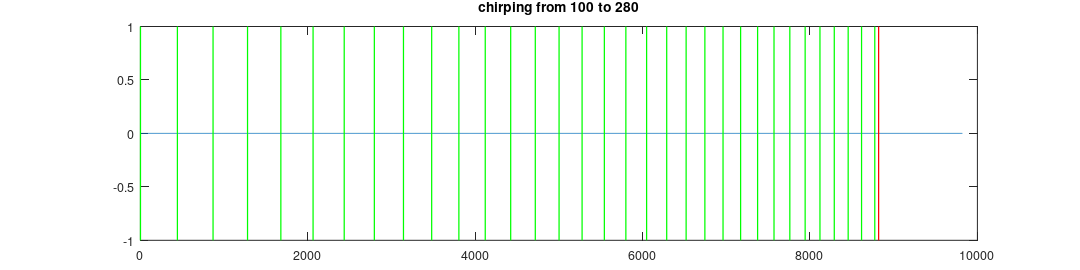

This figure's MATLAB source:
% Copyright (c) 2014-2015, Vlad Mesco
% All rights reserved.
% 
% Redistribution and use in source and binary forms, with or without modification, are permitted provided that the following conditions are met:
% 
% 1. Redistributions of source code must retain the above copyright notice, this list of conditions and the following disclaimer.
% 
% 2. Redistributions in binary form must reproduce the above copyright notice, this list of conditions and the following disclaimer in the documentation and/or other materials provided with the distribution.
% 
% THIS SOFTWARE IS PROVIDED BY THE COPYRIGHT HOLDERS AND CONTRIBUTORS "AS IS" AND ANY EXPRESS OR IMPLIED WARRANTIES, INCLUDING, BUT NOT LIMITED TO, THE IMPLIED WARRANTIES OF MERCHANTABILITY AND FITNESS FOR A PARTICULAR PURPOSE ARE DISCLAIMED. IN NO EVENT SHALL THE COPYRIGHT HOLDER OR CONTRIBUTORS BE LIABLE FOR ANY DIRECT, INDIRECT, INCIDENTAL, SPECIAL, EXEMPLARY, OR CONSEQUENTIAL DAMAGES (INCLUDING, BUT NOT LIMITED TO, PROCUREMENT OF SUBSTITUTE GOODS OR SERVICES; LOSS OF USE, DATA, OR PROFITS; OR BUSINESS INTERRUPTION) HOWEVER CAUSED AND ON ANY THEORY OF LIABILITY, WHETHER IN CONTRACT, STRICT LIABILITY, OR TORT (INCLUDING NEGLIGENCE OR OTHERWISE) ARISING IN ANY WAY OUT OF THE USE OF THIS SOFTWARE, EVEN IF ADVISED OF THE POSSIBILITY OF SUCH DAMAGE.
F = [100, 280];
%F = [440, 466];
%F = [100, 180];
%F = [415, 440];
%F = [1070, 1140];
%F = [2000, 2800];
%F = [170, 1064];
f0 = F(1);
fN = F(2);
sampleRate = 44100;
gl_t = 0.2;
gl_Ns = cast(sampleRate * 0.2, 'int32');
A = zeros(1, gl_Ns + 1000);
T0 = cast(sampleRate / f0, 'int32');
TN = cast(sampleRate / fN, 'int32');
NsPerOnePeriod = gl_Ns / abs(T0 - TN + 1);
current_numSamples = 0;
counter = NsPerOnePeriod;
Ts = T0:-1:TN; % would be with a 1 step if they were the other way around
idx = 1;
k = 0;
nextStartAt = 1;
lines = [];
for current_numSamples = 1:gl_Ns
  % time step of the sine function
  lk = mod(k, Ts(idx));
  % the allotted time slot
  if(counter < NsPerOnePeriod)
    counter = counter + 1;
  % out of time; sync to the next period
  elseif(lk == 0)
    % reset the counter
    counter = nextStartAt;
    nextStartAt = 1;
    % put the signal in phase
    k = 0; % !!!
    % compute which is the next worthy wavelength
    % 1.03 is a magic number that (somehow?) accounts for the delays
    idx = cast(round(
            (1.03 * current_numSamples + NsPerOnePeriod) / NsPerOnePeriod)
        , 'int32');
    % clamp the value
    idx = min(idx, length(Ts));

    lines = horzcat(lines, [current_numSamples]);
  else
    nextStartAt = nextStartAt + 1;
  endif;
  % generate some signal
  A(current_numSamples) = sin(1/Ts(idx) * 2 * pi * lk);
  % increment time step
  k = k + 1;
  % continue loop
  current_numSamples = current_numSamples + 1;
endfor;

idx
length(Ts)

% continue for a while longer
for current_numSamples = (gl_Ns + 1):(gl_Ns + 1000)
  lk = mod(k, Ts(idx));
  A(current_numSamples) = sin(1/Ts(idx) * 2 * pi * lk);
  k = k + 1;
  current_numSamples = current_numSamples + 1;
endfor

figure(1)
set(1, 'Units', 'inches')
set(1, 'Position', [0, 0, 12, 3])
set(1, 'PaperSize', [12, 3])
set(1, 'PaperPositionMode', 'manual')
set(1, 'PaperUnits', 'inches')
set(1, 'PaperPosition', [0, 0, 12, 3])

%plot(A(5200:5700))
plot(A)
%title('chirping (hopefully) from 440 to 466')
title('chirping from 100 to 280')

line([gl_Ns, gl_Ns], [-1, 1], 'Color', 'r', 'LineWidth', 1)

for i = 1:length(lines)
  line([lines(i), lines(i)], [-1, 1], 'Color', 'g', 'LineWidth', 1)
endfor;

print(1, 'glide.png', '-dpng', '-color', '-r100', '-S1200,300')
